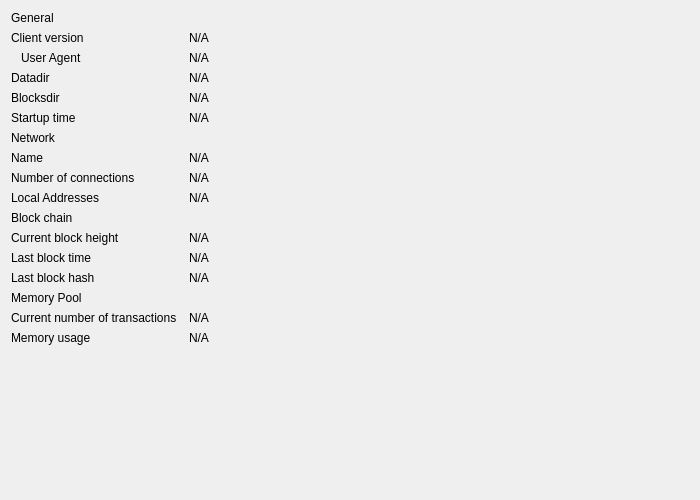
<?xml version="1.0" encoding="UTF-8"?>
<ui version="4.0">
 <class>InformationWidget</class>
 <widget class="QWidget" name="InformationWidget">
  <property name="geometry">
   <rect>
    <x>0</x>
    <y>0</y>
    <width>700</width>
    <height>500</height>
   </rect>
  </property>
      <layout class="QGridLayout" name="gridLayout" columnstretch="0,1">
       <property name="horizontalSpacing">
        <number>12</number>
       </property>
       <item row="0" column="0">
        <widget class="QLabel" name="label_9">
         <property name="text">
          <string>General</string>
         </property>
        </widget>
       </item>
       <item row="1" column="0">
        <widget class="QLabel" name="label_6">
         <property name="text">
          <string>Client version</string>
         </property>
        </widget>
       </item>
       <item row="1" column="1">
        <widget class="QLabel" name="clientVersion">
         <property name="cursor">
          <cursorShape>IBeamCursor</cursorShape>
         </property>
         <property name="text">
          <string>N/A</string>
         </property>
         <property name="textFormat">
          <enum>Qt::PlainText</enum>
         </property>
         <property name="textInteractionFlags">
          <set>Qt::LinksAccessibleByMouse|Qt::TextSelectableByKeyboard|Qt::TextSelectableByMouse</set>
         </property>
        </widget>
       </item>
       <item row="2" column="0">
        <widget class="QLabel" name="labelClientUserAgent">
         <property name="text">
          <string>User Agent</string>
         </property>
         <property name="indent">
          <number>10</number>
         </property>
        </widget>
       </item>
       <item row="2" column="1">
        <widget class="QLabel" name="clientUserAgent">
         <property name="cursor">
          <cursorShape>IBeamCursor</cursorShape>
         </property>
         <property name="text">
          <string>N/A</string>
         </property>
         <property name="textFormat">
          <enum>Qt::PlainText</enum>
         </property>
         <property name="textInteractionFlags">
          <set>Qt::LinksAccessibleByMouse|Qt::TextSelectableByKeyboard|Qt::TextSelectableByMouse</set>
         </property>
        </widget>
       </item>
       <item row="3" column="0">
        <widget class="QLabel" name="label_12">
         <property name="text">
          <string>Datadir</string>
         </property>
        </widget>
       </item>
       <item row="3" column="1">
        <widget class="QLabel" name="dataDir">
         <property name="cursor">
          <cursorShape>IBeamCursor</cursorShape>
         </property>
         <property name="toolTip">
          <string>To specify a non-default location of the data directory use the '%1' option.</string>
         </property>
         <property name="text">
          <string>N/A</string>
         </property>
         <property name="textFormat">
          <enum>Qt::PlainText</enum>
         </property>
         <property name="wordWrap">
          <bool>true</bool>
         </property>
         <property name="textInteractionFlags">
          <set>Qt::LinksAccessibleByMouse|Qt::TextSelectableByKeyboard|Qt::TextSelectableByMouse</set>
         </property>
        </widget>
       </item>
       <item row="4" column="0">
        <widget class="QLabel" name="label_11">
         <property name="text">
          <string>Blocksdir</string>
         </property>
        </widget>
       </item>
       <item row="4" column="1">
        <widget class="QLabel" name="blocksDir">
         <property name="cursor">
          <cursorShape>IBeamCursor</cursorShape>
         </property>
         <property name="toolTip">
          <string>To specify a non-default location of the blocks directory use the '%1' option.</string>
         </property>
         <property name="text">
          <string>N/A</string>
         </property>
         <property name="textFormat">
          <enum>Qt::PlainText</enum>
         </property>
         <property name="wordWrap">
          <bool>true</bool>
         </property>
         <property name="textInteractionFlags">
          <set>Qt::LinksAccessibleByMouse|Qt::TextSelectableByKeyboard|Qt::TextSelectableByMouse</set>
         </property>
        </widget>
       </item>
       <item row="5" column="0">
        <widget class="QLabel" name="label_13">
         <property name="text">
          <string>Startup time</string>
         </property>
        </widget>
       </item>
       <item row="5" column="1">
        <widget class="QLabel" name="startupTime">
         <property name="cursor">
          <cursorShape>IBeamCursor</cursorShape>
         </property>
         <property name="text">
          <string>N/A</string>
         </property>
         <property name="textFormat">
          <enum>Qt::PlainText</enum>
         </property>
         <property name="textInteractionFlags">
          <set>Qt::LinksAccessibleByMouse|Qt::TextSelectableByKeyboard|Qt::TextSelectableByMouse</set>
         </property>
        </widget>
       </item>
       <item row="6" column="0">
        <widget class="QLabel" name="labelNetwork">
         <property name="text">
          <string>Network</string>
         </property>
        </widget>
       </item>
       <item row="7" column="0">
        <widget class="QLabel" name="label_8">
         <property name="text">
          <string>Name</string>
         </property>
        </widget>
       </item>
       <item row="7" column="1">
        <widget class="QLabel" name="networkName">
         <property name="cursor">
          <cursorShape>IBeamCursor</cursorShape>
         </property>
         <property name="text">
          <string>N/A</string>
         </property>
         <property name="textFormat">
          <enum>Qt::PlainText</enum>
         </property>
         <property name="textInteractionFlags">
          <set>Qt::LinksAccessibleByMouse|Qt::TextSelectableByKeyboard|Qt::TextSelectableByMouse</set>
         </property>
        </widget>
       </item>
       <item row="8" column="0">
        <widget class="QLabel" name="label_7">
         <property name="text">
          <string>Number of connections</string>
         </property>
        </widget>
       </item>
       <item row="8" column="1">
        <widget class="QLabel" name="numberOfConnections">
         <property name="cursor">
          <cursorShape>IBeamCursor</cursorShape>
         </property>
         <property name="text">
          <string>N/A</string>
         </property>
         <property name="textFormat">
          <enum>Qt::PlainText</enum>
         </property>
         <property name="textInteractionFlags">
          <set>Qt::LinksAccessibleByMouse|Qt::TextSelectableByKeyboard|Qt::TextSelectableByMouse</set>
         </property>
        </widget>
       </item>
       <item row="9" column="0">
        <widget class="QLabel" name="label_14">
         <property name="text">
          <string>Local Addresses</string>
         </property>
        </widget>
       </item>
       <item row="9" column="1">
        <widget class="QLabel" name="localAddresses">
         <property name="cursor">
          <cursorShape>IBeamCursor</cursorShape>
         </property>
         <property name="wordWrap">
          <bool>true</bool>
         </property>
         <property name="sizePolicy">
          <sizepolicy hsizetype="Preferred" vsizetype="Minimum">
           <horstretch>0</horstretch>
           <verstretch>0</verstretch>
          </sizepolicy>
         </property>
         <property name="text">
          <string notr="true">N/A</string>
         </property>
         <property name="textFormat">
          <enum>Qt::PlainText</enum>
         </property>
         <property name="textInteractionFlags">
          <set>Qt::LinksAccessibleByMouse|Qt::TextSelectableByKeyboard|Qt::TextSelectableByMouse</set>
         </property>
         <property name="toolTip">
          <string>Network addresses that your Vivo node is currently using to communicate with other nodes.</string>
         </property>
        </widget>
       </item>
       <item row="10" column="0">
        <widget class="QLabel" name="label_10">
         <property name="text">
          <string>Block chain</string>
         </property>
        </widget>
       </item>
       <item row="11" column="0">
        <widget class="QLabel" name="label_3">
         <property name="text">
          <string>Current block height</string>
         </property>
        </widget>
       </item>
       <item row="11" column="1">
        <widget class="QLabel" name="numberOfBlocks">
         <property name="cursor">
          <cursorShape>IBeamCursor</cursorShape>
         </property>
         <property name="text">
          <string>N/A</string>
         </property>
         <property name="textFormat">
          <enum>Qt::PlainText</enum>
         </property>
         <property name="textInteractionFlags">
          <set>Qt::LinksAccessibleByMouse|Qt::TextSelectableByKeyboard|Qt::TextSelectableByMouse</set>
         </property>
        </widget>
       </item>
       <item row="12" column="0">
        <widget class="QLabel" name="labelLastBlockTime">
         <property name="text">
          <string>Last block time</string>
         </property>
        </widget>
       </item>
       <item row="12" column="1">
        <widget class="QLabel" name="lastBlockTime">
         <property name="cursor">
          <cursorShape>IBeamCursor</cursorShape>
         </property>
         <property name="text">
          <string>N/A</string>
         </property>
         <property name="textFormat">
          <enum>Qt::PlainText</enum>
         </property>
         <property name="textInteractionFlags">
          <set>Qt::LinksAccessibleByMouse|Qt::TextSelectableByKeyboard|Qt::TextSelectableByMouse</set>
         </property>
        </widget>
       </item>
       <item row="13" column="0">
        <widget class="QLabel" name="lastBlockHashLabel">
         <property name="text">
          <string>Last block hash</string>
         </property>
        </widget>
       </item>
       <item row="13" column="1">
        <widget class="QLabel" name="lastBlockHash">
         <property name="cursor">
          <cursorShape>IBeamCursor</cursorShape>
         </property>
         <property name="text">
          <string>N/A</string>
         </property>
         <property name="textFormat">
          <enum>Qt::PlainText</enum>
         </property>
         <property name="textInteractionFlags">
          <set>Qt::LinksAccessibleByMouse|Qt::TextSelectableByKeyboard|Qt::TextSelectableByMouse</set>
         </property>
        </widget>
       </item>
       <item row="14" column="0">
        <widget class="QLabel" name="labelMempoolTitle">
         <property name="text">
          <string>Memory Pool</string>
         </property>
        </widget>
       </item>
       <item row="15" column="0">
        <widget class="QLabel" name="labelNumberOfTransactions">
         <property name="text">
          <string>Current number of transactions</string>
         </property>
        </widget>
       </item>
       <item row="15" column="1">
        <widget class="QLabel" name="mempoolNumberTxs">
         <property name="cursor">
          <cursorShape>IBeamCursor</cursorShape>
         </property>
         <property name="text">
          <string>N/A</string>
         </property>
         <property name="textFormat">
          <enum>Qt::PlainText</enum>
         </property>
         <property name="textInteractionFlags">
          <set>Qt::LinksAccessibleByMouse|Qt::TextSelectableByKeyboard|Qt::TextSelectableByMouse</set>
         </property>
        </widget>
       </item>
       <item row="16" column="0">
        <widget class="QLabel" name="labelMemoryUsage">
         <property name="text">
          <string>Memory usage</string>
         </property>
        </widget>
       </item>
       <item row="16" column="1">
        <widget class="QLabel" name="mempoolSize">
         <property name="cursor">
          <cursorShape>IBeamCursor</cursorShape>
         </property>
         <property name="text">
          <string>N/A</string>
         </property>
         <property name="textFormat">
          <enum>Qt::PlainText</enum>
         </property>
         <property name="textInteractionFlags">
          <set>Qt::LinksAccessibleByMouse|Qt::TextSelectableByKeyboard|Qt::TextSelectableByMouse</set>
         </property>
        </widget>
       </item>
       <item row="17" column="0">
        <spacer name="verticalSpacer">
         <property name="orientation">
          <enum>Qt::Vertical</enum>
         </property>
         <property name="sizeHint" stdset="0">
          <size>
           <width>20</width>
           <height>40</height>
          </size>
         </property>
        </spacer>
       </item>
      </layout>
 </widget>
 <resources/>
 <connections/>
</ui>
